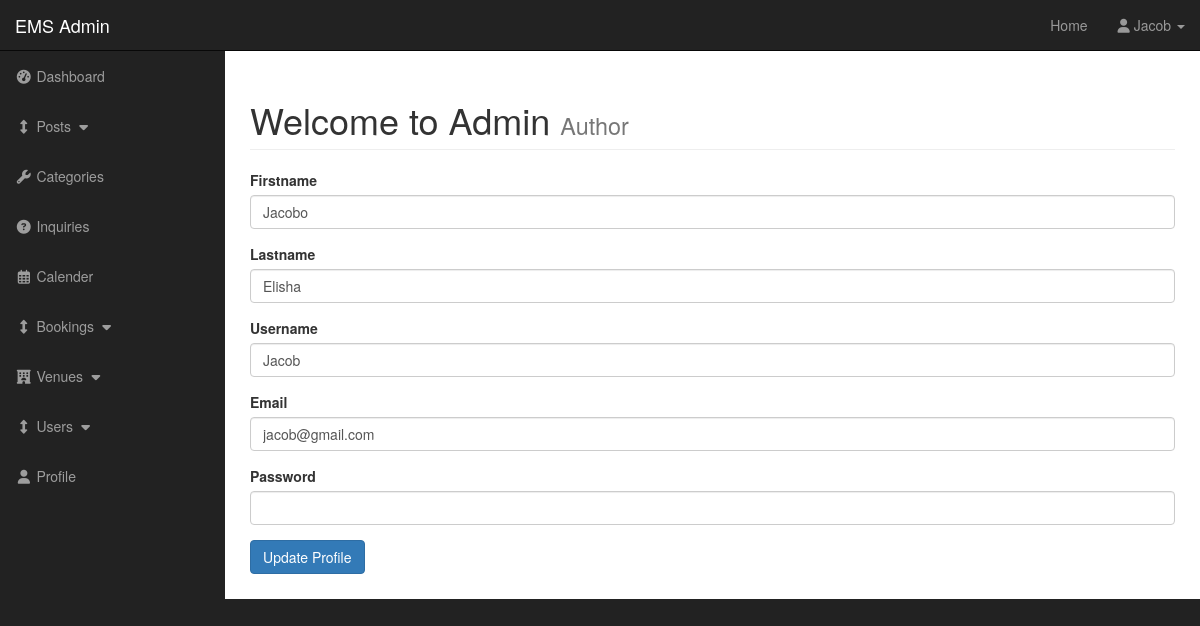
/admin/profile.php (signed in), run on the app's committed database.
### tables this page shows
CREATE TABLE `users` (
  `user_id` int(3) NOT NULL,
  `username` varchar(255) NOT NULL,
  `user_firstname` varchar(255) NOT NULL,
  `user_lastname` varchar(255) NOT NULL,
  `user_email` varchar(255) NOT NULL,
  `user_password` varchar(255) NOT NULL,
  `user_image` text NOT NULL,
  `user_role` varchar(255) NOT NULL
);

### admin/profile.php (the view, shortened to what this page needs)
<?php include "./includes/admin_header.php"; ?>
<?php
  if(isset($_SESSION['username'])){
    $username = $_SESSION['username'];
    $query = "SELECT* FROM users WHERE username = '{$username}' ";
    $select_profile_query = mysqli_query($connection, $query);
    while($row = mysqli_fetch_array($select_profile_query)){
      $username = $row['username'];
      $user_firstname = $row['user_firstname'];
      $user_lastname = $row['user_lastname'];
      $user_email = $row['user_email'];
    }
?>
<?php
}
else {
  header("Location: index.php");
}
?>
  <div id="wrapper">
<?php include "./includes/admin_navigation.php" ?>
<div id="page-wrapper">
<div class="container-fluid">
<div class="row">
  <div class="col-lg-12">
  <h1 class="page-header">
    Welcome to Admin
    <small>Author</small>
  </h1>
  <form action="" method="post" enctype="multipart/form-data">
    <div class="form-group">
    <label for="user_firstname">Firstname</label>
    <input type="text" value="<?php echo $user_firstname; ?>" name="user_firstname" class="form-control">
  </div>
  <div class="form-group">
    <label for="user_lastname">Lastname</label>
    <input type="text" value="<?php echo $user_lastname; ?>" name="user_lastname" class="form-control">
  </div>
  <div class="form-group">
    <label for="username">Username</label>
    <input type="text" value="<?php echo $username; ?>" name="username" class="form-control">
  </div>
  <div class="form-group">
    <label for="user_email">Email</label>
    <input type="email" value="<?php echo $user_email; ?>" name="user_email" class="form-control" cols="30" rows="10">
  </div>
  <div class="form-group">
    <label for="user_password">Password</label>
    <input type="password" autocomplete="off" name="user_password" class="form-control">
  </div>
    <div class="form-group">
      <input type="submit" name="edit_user" class="btn btn-primary" value="Update Profile">
    </div>
  </div>
</div>
</div>
</div>
</div>
<?php include "./includes/admin_footer.php" ?>

### admin/css/sb-admin.css (style rules this page uses)
body { margin-top: 100px; background-color: #222; }
@media (min-width:768px) { body { margin-top: 50px; } }
#wrapper { padding-left: 0; }
#page-wrapper { width: 100%; padding: 0; background-color: #fff; }
@media (min-width:768px) { #wrapper { padding-left: 225px; } }
@media (min-width:768px) { #page-wrapper { padding: 10px; } }

### data on the page
users: user_firstname "Jacobo", user_lastname "Elisha", username "Jacob", user_email "jacob@gmail.com"

### other printed values
$_SESSION['username'] "Jacob"
